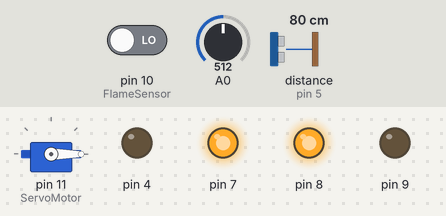
Bench run of a sketch on a simulated Arduino Uno, built with avr-gcc and run on an emulated ATmega328P. Parts: servo, output pins drawn as LEDs (lit = HIGH). Wiring (inferred from the names in the program): ultrasonic range finder: trigger pin 6; echo pin 5. The inputs (shaded band) are chosen by the test bench; at power-on: distance to the obstacle (sensor on pin 5) 80 cm, pin 10 (FlameSensor) LOW, A0 = 512. The echo pulse lasts 58.3 µs per cm; the modem accepts every AT command (registered, SIM ready, sends succeed) and sends nothing else; pins used as bus, display or sensor lines are not drawn; what the sketch prints to the serial monitor is not drawn.

Above: at 11.2 s.
11.3 s: distance to the obstacle (sensor on pin 5) set to 23 cm
18.3 s: distance to the obstacle (sensor on pin 5) set to 19 cm
At 22.65 s:
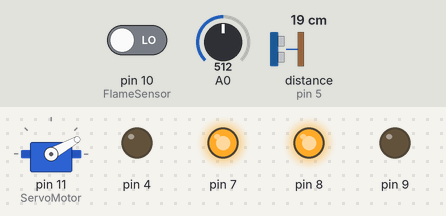
At 25.9 s:
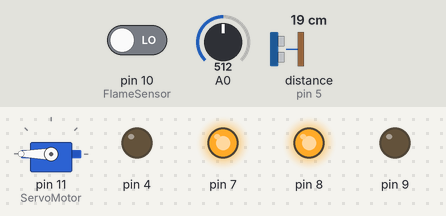
Timing chart, 0 to 27.4 s (numbered marks = the images above; inputs shaded):
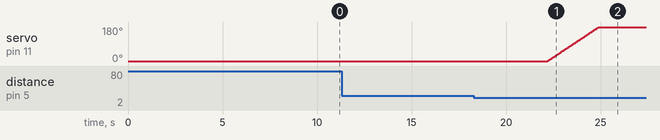

The sketch:

gas_control.ino
```cpp
#include <SoftwareSerial.h>
#include <Servo.h>
Servo myservo;
#define RX 2
#define TX 3
#define FlameSensor 10
#define ServoMotor 11
String AP = "SEVEN-FOLD";       // AP NAME
String PASS = "acdc4321"; // AP PASSWORD
String HOST = "118.179.180.203";
String PORT = "80";
int countTrueCommand;
int countTimeCommand;
boolean found = false;
int valSensor = 1;
SoftwareSerial esp8266(RX,TX);
SoftwareSerial gsm(13, 12);
const int trigPin = 6;
const int echoPin = 5;
long duration;
int distance;
int pos = 0;    // variable to store the servo position
boolean OPStatus = false;
boolean flag = false;
void setup(){
  pinMode(4, OUTPUT);
  digitalWrite(4, LOW);
  pinMode(trigPin, OUTPUT); // Sets the trigPin as an Output
  pinMode(echoPin, INPUT); // Sets the echoPin as an Input
  pinMode(7, OUTPUT);
  digitalWrite(7, HIGH);
  pinMode(8, OUTPUT);
  digitalWrite(8, HIGH);
  pinMode(9, OUTPUT);
  digitalWrite(9, LOW);
  pinMode(FlameSensor, INPUT);
  myservo.attach(ServoMotor);
  myservo.write(0);
  Serial.begin(9600);
  gsm.begin(9600);
  esp8266.begin(115200);
  delay(10000);
  sendCommand("AT",5,"OK");
  sendCommand("AT+CWMODE=1",5,"OK");
  sendCommand("AT+CWJAP=\""+ AP +"\",\""+ PASS +"\"",20,"OK");
}
void loop()
{
  // Clears the trigPin
  digitalWrite(trigPin, LOW);
  delayMicroseconds(2);

  // Sets the trigPin on HIGH state for 10 micro seconds
  digitalWrite(trigPin, HIGH);
  delayMicroseconds(10);
  digitalWrite(trigPin, LOW);

  // Reads the echoPin, returns the sound wave travel time in microseconds
  duration = pulseIn(echoPin, HIGH);

  // Calculating the distance
  distance= duration*0.034/2;

  // Prints the distance on the Serial Monitor
  Serial.print("Distance: ");
  Serial.print(distance);
  if(distance < 20 && OPStatus == false){
    Serial.print(" Dish Detected ");
    Serial.print(" Turning Gas On... ");
    gasOn();
    delay(6000);
    if(digitalRead(FlameSensor) == LOW){
      OPStatus = true;
    }
    else{
      Serial.print(" Flame Not Detected ");
      Serial.print(" Turning Gas Off... ");
      gasOff();
      OPStatus = false;
    }

  }
  else if(distance < 20 && OPStatus == true){
      Serial.print(" Cooking.. ");
  }
  else if(distance > 20 && OPStatus == true){
      Serial.print(" Dish Not Detected ");
      Serial.print(" Turning Gas Off... ");
      gasOff();
      OPStatus = false;
  }
  else{
    Serial.print(" Dish Not Detected ");
    OPStatus = false;
  }
  if(OPStatus == true){

    char *kirim = "usage";
    String getData = "GET /test.php?value="+String(valSensor);
    sendCommand("AT+CIPMUX=1",5,"OK");
    sendCommand("AT+CIPSTART=0,\"TCP\",\""+ HOST +"\","+ PORT,15,"OK");
    sendCommand("AT+CIPSEND=0," +String(getData.length()+4),4,">");
    esp8266.println(getData);delay(1500);countTrueCommand++;
    sendCommand("AT+CIPCLOSE=0",5,"OK");
  }
  Serial.println();
  delay(5000);
  Serial.println(analogRead(A0));
  if(analogRead(A0) > 500 && flag == false){
    flag = true;
    send_sms();
  }
  else{
    flag = false;
  }
}
void gasOn(){
  for (pos = 0; pos <= 180; pos += 1) { // goes from 0 degrees to 180 degrees
    // in steps of 1 degree
    myservo.write(pos);              // tell servo to go to position in variable 'pos'
    delay(15);                       // waits 15ms for the servo to reach the position
  }
  Serial.print(" Gas ON ");
}
void gasOff(){
  for (pos = 180; pos >= 0; pos -= 1) { // goes from 180 degrees to 0 degrees
    myservo.write(pos);              // tell servo to go to position in variable 'pos'
    delay(15);                       // waits 15ms for the servo to reach the position
  }
  Serial.print(" Gas OFF ");
}
void sendCommand(String command, int maxTime, char readReplay[]) {
  Serial.print(countTrueCommand);
  Serial.print(". at command => ");
  Serial.print(command);
  Serial.print(" ");
  while(countTimeCommand < (maxTime*1))
  {
    esp8266.println(command);//at+cipsend
    if(esp8266.find(readReplay))//ok
    {
      found = true;
      break;
    }

    countTimeCommand++;
  }

  if(found == true)
  {
    Serial.println("OK");
    countTrueCommand++;
    countTimeCommand = 0;
  }

  if(found == false)
  {
    Serial.println("Fail");
    countTrueCommand = 0;
    countTimeCommand = 0;
  }

  found = false;
 }
 void send_sms()
{
  gsm.println("AT");
  updateSerial();

  gsm.println("AT+CMGF=1");
  updateSerial();
  gsm.println("AT+CMGS=\"+8801814849438\"");
  updateSerial();
  gsm.print("Gas detected...! Please take action immediately.");
  updateSerial();
  gsm.write(26);
}
void updateSerial()
{
  delay(500);
  while (Serial.available())
  {
    gsm.write(Serial.read());
  }
  while(gsm.available())
  {
    Serial.write(gsm.read());
  }
}
```

Measured:
- the behaviour switches between 21 and 20 cm on distance to the obstacle (sensor on pin 5) (found by bisection; images 0 and 1)
- after the input at 11.3 s, every drawn part: stays the same
- after the input at 18.3 s, servo on pin 11 (ServoMotor): moves from 0° to 180° over 2.7 s, starting after 3.9 s
